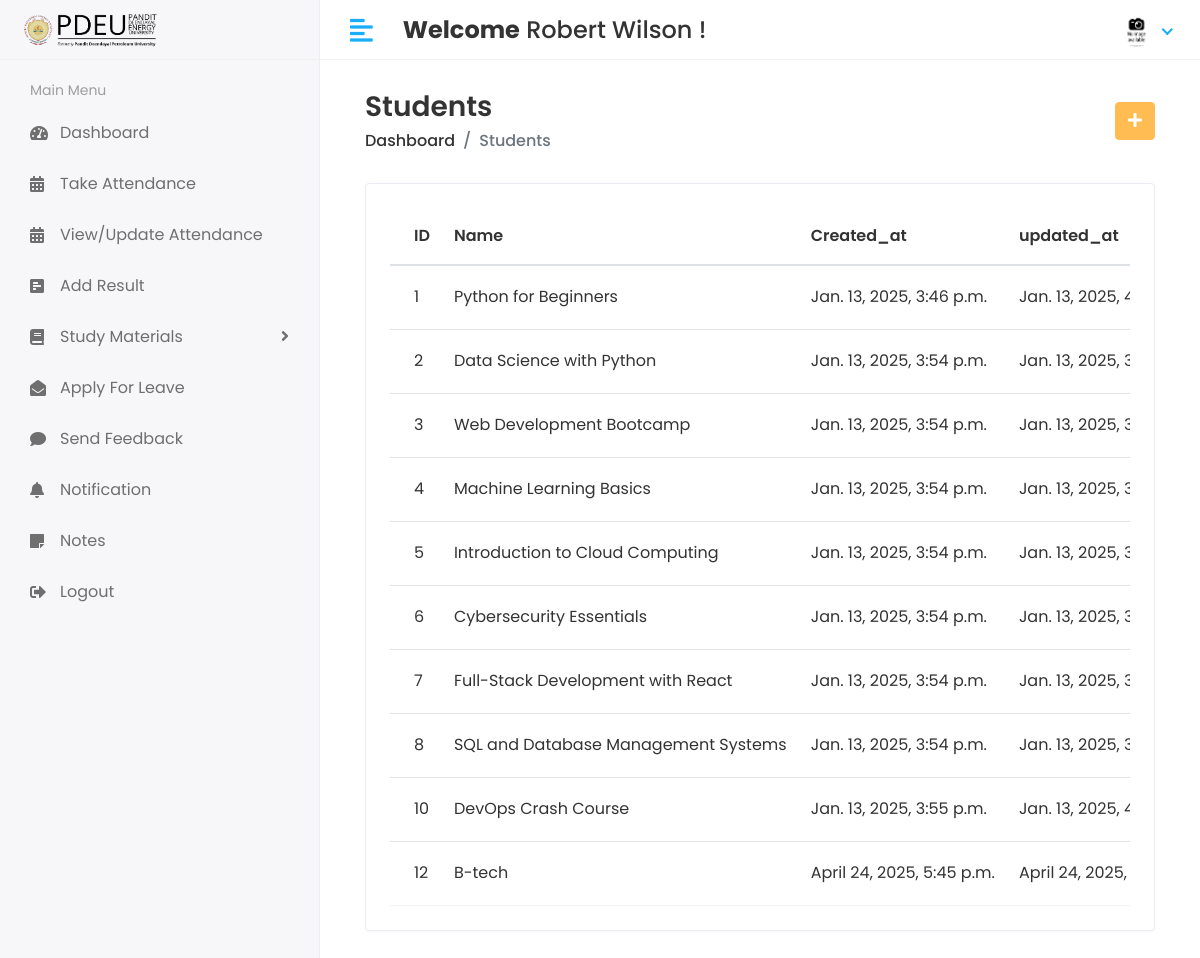
The page /Hod/Course/View (signed in) on the database its author committed.
### app/models.py (models this page shows, shortened)
class CustomUser(AbstractUser):
    USER = (
        (1, 'HOD'),
        (2, 'STAFF'),
        (3, 'STUDENT'),
        (4, 'PARENT'),  # Added Parent user type
    )
    user_type = models.CharField(choices=USER, max_length=50, default=1)
    profile_pic = models.ImageField(upload_to='media/profile_pic')

class Course(models.Model):
    name = models.CharField(max_length=100)
    created_at = models.DateTimeField(auto_now_add=True)
    updated_at = models.DateTimeField(auto_now=True)

### student_management_system/Hod_Views.py (the view)
# urls.py: path('Hod/Course/View', Hod_Views.VIEW_COURSE, name='view_course'),
@login_required(login_url='/')
def VIEW_COURSE(request):
    course = Course.objects.all()
    context = {
        'course': course,
    }
    return render(request, 'Hod/view_course.html', context)

### templates/Hod/view_course.html (shortened to what this page needs)
{% extends 'base.html' %}
{% block content %}
{% load static %}
<div class="content container-fluid">
               <div class="page-header">
                  <div class="row align-items-center">
                     <div class="col">
                        <h3 class="page-title">Students</h3>
                        <ul class="breadcrumb">
                           <li class="breadcrumb-item"><a href="{% url 'hod_home' %}">Dashboard</a></li>
                           <li class="breadcrumb-item active">Students</li>
                        </ul>
                     </div>
                     <div class="col-auto text-right float-right ml-auto">
                        <a href="{% url 'add_course' %}" class="btn btn-primary"><i class="fas fa-plus"></i></a>
                     </div>
                  </div>
               </div>
               <div class="row">
                  <div class="col-sm-12">
                     <div class="card card-table">
                        <div class="card-body">
                           <div class="table-responsive">
                              <table id="table_id" class="table table-hover table-center mb-0">
                                 <thead>
                                    <tr>
                                       <th>ID</th>
                                       <th>Name</th>
                                       <th>Created_at</th>
                                       <th>updated_at</th>
                                    </tr>
                                 </thead>
                                 <tbody>
                                 {% for i in course %}
                                    <tr>
                                       <td>{{i.id}}</td>
                                       <td>{{i.name}}</td>
                                       <td>{{i.created_at}}</td>
                                       <td>{{i.updated_at}}</td>
                                    </tr>
                                 {% endfor %}
                                 </tbody>
                              </table>
                           </div>
                        </div>
                     </div>
                  </div>
               </div>
            </div>
{% endblock %}

### templates/base.html (shortened to what this page needs)
<!DOCTYPE html>
<html lang="en">
{% load static %}
   <head>
      <link rel="stylesheet" href="{% static 'assets/plugins/bootstrap/css/bootstrap.min.css' %}">
      <link rel="stylesheet" href="{% static 'assets/plugins/fontawesome/css/fontawesome.min.css' %}">
      <link rel="stylesheet" href="{% static 'assets/plugins/fontawesome/css/all.min.css' %}">
      <link rel="stylesheet" href="{% static 'assets/css/style.css' %}">
      <link rel="stylesheet" href="{% static 'assets/plugins/datatables/datatables.min.css' %}">
   </head>
   <body>
      <div class="main-wrapper">
         {% include 'includes/header.html' %}
         {% include 'includes/sidebar.html' %}
         <div class="page-wrapper">
            <div class="content container-fluid">
               {% block content %}
               {% endblock %}
            </div>
         </div>
      </div>
   </body>
</html>

### templates/includes/header.html (shortened to what this page needs)
{% load static %}
<div class="header">
    <div class="header-left">
        <a href="index.html" class="logo">
            <img src="{% static 'assets/img/pdpu image-Photoroom.png' %}" alt="PDEU Logo">
        </a>
    </div>
    <a href="javascript:void(0);" id="toggle_btn">
        <i class="fas fa-align-left"></i>
    </a>
    <div class="top-nav-search mt-3">
        <h4><strong>Welcome</strong>
            <span>
                {% if user.first_name and user.last_name %}
                    {{ user.first_name }} {{ user.last_name }}
                {% else %}
                    {{ user.username }}
                {% endif %}
            </span> !
        </h4>
    </div>
    <ul class="nav user-menu">
        <li class="nav-item dropdown has-arrow">
            <a href="#" class="dropdown-toggle nav-link" data-toggle="dropdown">
                {% if user.profile_pic == "" %}
                    <span class="user-img"><img class="rounded-circle" src="{% static 'assets/img/noimg.jpg' %}" width="31" alt="Ryan Taylor"></span>
                {% else %}
                    <span class="user-img"><img class="rounded-circle" src="/{{user.profile_pic}}" width="31" alt="Ryan Taylor"></span>
                {% endif %}
            </a>
        </li>
    </ul>
</div>

### templates/includes/sidebar.html (shortened to what this page needs)
<div class="sidebar" id="sidebar">
    <div class="sidebar-inner slimscroll">
        <div id="sidebar-menu" class="sidebar-menu">
            {% if user.user_type == '1' %}
            <ul>
                <li class="menu-title">
                    <span>Main Menu</span>
                </li>
                <li class="">
                    <a href="{% url 'hod_home' %}"><i class="fas fa-holly-berry"></i> <span>Dashboard</span></a>
                </li>
                <li class="submenu">
                    <a href="#"><i class="fas fa-user-graduate"></i> <span>Students</span> <span class="menu-arrow"></span></a>
                    <ul>
                        <li><a href="{% url 'add_student' %}">Add Student</a></li>
                        <li><a href="{% url 'bulk_add_student' %}">Bulk Add Students</a></li>
                        <li><a href="{% url 'view_student' %}">View Student</a></li>
                    </ul>
                </li>
                <li class="submenu">
                    <a href="#"><i class="fas fa-chalkboard-teacher"></i> <span>Staff</span> <span class="menu-arrow"></span></a>
                    <ul>
                        <li><a href="{% url 'add_staff' %}">Add Staff</a></li>
                        <li><a href="{% url 'bulk_add_staff' %}">Bulk Add Staff</a></li>
                        <li><a href="{% url 'view_staff' %}">View Staff</a></li>
                    </ul>
                </li>
                <li class="submenu">
                    <a href="#"><i class="fas fa-users"></i> <span>Parents</span> <span class="menu-arrow"></span></a>
                    <ul>
                        <li><a href="{% url 'add_parent' %}">Add Parent</a></li>
                        <li><a href="{% url 'view_parent' %}">View Parent</a></li>
                    </ul>
                </li>
                <li class="submenu">
                    <a href="#"><i class="fa fa-graduation-cap"></i> <span>Course</span> <span class="menu-arrow"></span></a>
                    <ul>
                        <li><a href="{% url 'add_course' %}">Add Course</a></li>
                        <li><a href="{% url 'view_course' %}">View Course</a></li>
                    </ul>
                </li>
                <li class="submenu">
                    <a href="#"><i class="fas fa-book-reader"></i> <span>Subjects</span> <span class="menu-arrow"></span></a>
                    <ul>
                        <li><a href="{% url 'add_subject' %}">Add Subject</a></li>
                        <li><a href="{% url 'view_subject' %}">View Subject</a></li>
                    </ul>
                </li>
                <li class="submenu">
                    <a href="#"><i class="fas fa-clock"></i> <span>Session</span> <span class="menu-arrow"></span></a>
                    <ul>
                        <li><a href="{% url 'add_session' %}">Add Session</a></li>
                        <li><a href="{% url 'view_session' %}">View Session</a></li>
                    </ul>
                </li>
                <li class="">
                    <a href="{% url 'staff_send_notification' %}"><i class="fa fa-bell"></i> <span>Send Staff Notification</span></a>
                </li>
                <li class="">
                    <a href="{% url 'student_send_notification' %}"><i class="fa fa-bell"></i> <span>Send Student Notification</span></a>
                </li>
                <li class="">
                    <a href="{% url 'view_attendance' %}"><i class="fa fa-calendar"></i> <span>View Attendance</span></a>
                </li>
                <li class="">
                    <a href="{% url 'staff_feedback_reply' %}"><i class="fas fa-comments"></i> <span>Staff Feedback</span></a>
                </li>
                <li class="">
                    <a href="{% url 'get_student_feedback' %}"><i class="fas fa-comments"></i> <span>Student Feedback</span></a>
                </li>
                <li class="">
                    <a href="{% url 'staff_leave_view' %}"><i class="fas fa-envelope"></i> <span>Staff Leave</span></a>
                </li>
                <li class="">
                    <a href="{% url 'student_leave_view' %}"><i class="fas fa-envelope"></i> <span>Student Leave</span></a>
                </li>
                <li class="">
                    <a href="{% url 'logout' %}"><i class="fas fa-sign-out-alt"></i> <span>Logout</span></a>
                </li>
            </ul>
            {% elif user.user_type == '2' %}
            <ul>
                <li class="menu-title">
                    <span>Main Menu</span>
                </li>
                <li class="">
                    <a href="{% url 'staff_home' %}"><i class="fas fa-tachometer-alt"></i> <span>Dashboard</span></a>
                </li>
                <li class="">
                    <a href="{% url 'staff_take_attendance' %}"><i class="fas fa-calendar-alt"></i> <span>Take Attendance</span></a>
                </li>
                <li class="">
                    <a href="{% url 'staff_view_attendance' %}"><i class="fas fa-calendar-alt"></i> <span>View/Update Attendance</span></a>
                </li>
                <li class="">
                    <a href="{% url 'staff_add_result' %}"><i class="fas fa-poll-h"></i> <span>Add Result</span></a>
                </li>
                <li class="submenu">
                    <a href="#"><i class="fas fa-book"></i> <span>Study Materials</span> <span class="menu-arrow"></span></a>
                </li>
                <li class="">
                    <a href="{% url 'staff_apply_leave' %}"><i class="fas fa-envelope-open"></i> <span>Apply For Leave</span></a>
                </li>
                <li class="">
                    <a href="{% url 'staff_feedback' %}"><i class="fas fa-comment"></i> <span>Send Feedback</span></a>
                </li>
                <li class="">
                    <a href="{% url 'notifications' %}"><i class="fas fa-bell"></i> <span>Notification</span></a>
                </li>
                <li class="">
                    <a href="{% url 'staff_notes' %}"><i class="fas fa-sticky-note"></i> <span>Notes</span></a>
                </li>
                <li class="">
                    <a href="{% url 'logout' %}"><i class="fas fa-sign-out-alt"></i> <span>Logout</span></a>
                </li>
            </ul>
            {% endif %}
        </div>
    </div>
 </div>

### rows shown on the page
CustomUser: first_name "Robert", last_name "Wilson"
Course: id "1", name "Python for Beginners", created_at "Jan. 13, 2025, 3:46 p.m.", updated_at "Jan. 13, 2025,…"
Course: id "2", name "Data Science with Python", created_at "Jan. 13, 2025, 3:54 p.m.", updated_at "Jan. 13, 2025,…"
Course: id "3", name "Web Development Bootcamp", created_at "Jan. 13, 2025, 3:54 p.m.", updated_at "Jan. 13, 2025,…"
Course: id "4", name "Machine Learning Basics", created_at "Jan. 13, 2025, 3:54 p.m.", updated_at "Jan. 13, 2025,…"
Course: id "5", name "Introduction to Cloud Computing", created_at "Jan. 13, 2025, 3:54 p.m.", updated_at "Jan. 13, 2025,…"
Course: id "6", name "Cybersecurity Essentials", created_at "Jan. 13, 2025, 3:54 p.m.", updated_at "Jan. 13, 2025,…"
Course: id "7", name "Full-Stack Development with React", created_at "Jan. 13, 2025, 3:54 p.m.", updated_at "Jan. 13, 2025,…"
Course: id "8", name "SQL and Database Management Systems", created_at "Jan. 13, 2025, 3:54 p.m.", updated_at "Jan. 13, 2025,…"
Course: id "10", name "DevOps Crash Course", created_at "Jan. 13, 2025, 3:55 p.m.", updated_at "Jan. 13, 2025,…"
Course: id "12", name "B-tech", created_at "April 24, 2025, 5:45 p.m.", updated_at "April 24, 2025,…"
